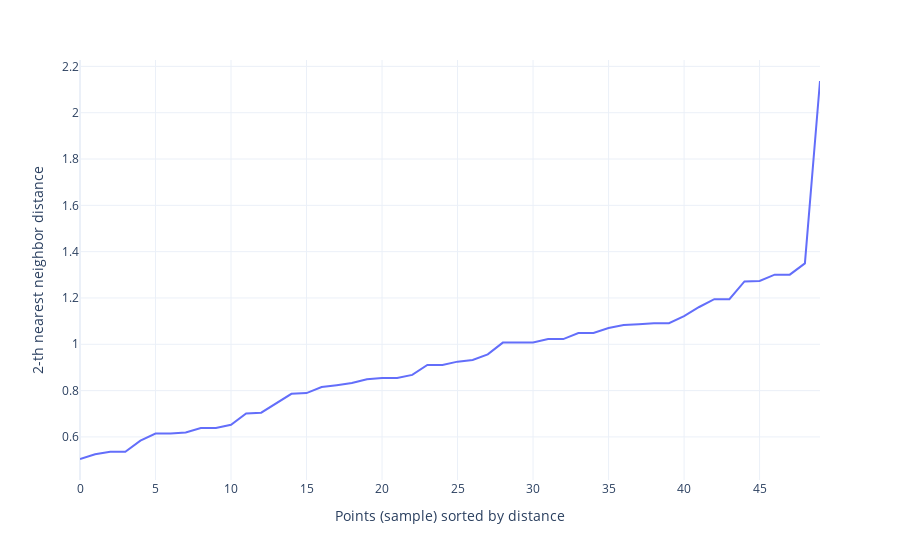

The notebook cell this image was saved under:
### Code cell
knn_plot_dbscan(df_scaler, min_samples=2)

### Figure 1 — Plotly figure (JSON) as saved in the notebook; plotly's stock layout.template omitted (floating-point values rounded to 4 significant figures)
{"data": [{"hovertemplate": "x=%{x}<br>y=%{y}<extra></extra>", "legendgroup": "", "line": {"color": "#636efa", "dash": "solid"}, "marker": {"symbol": "circle"}, "mode": "lines", "name": "", "orientation": "v", "showlegend": false, "type": "scatter", "x": [0, 1, 2, 3, 4, 5, 6, 7, 8, 9, 10, 11, 12, 13, 14, 15, 16, 17, 18, 19, 20, 21, 22, 23, 24, 25, 26, 27, 28, 29, 30, 31, 32, 33, 34, 35, 36, 37, 38, 39, 40, 41, 42, 43, 44, 45, 46, 47, 48, 49], "xaxis": "x", "y": [0.5047, 0.5252, 0.5357, 0.5357, 0.5841, 0.6145, 0.6145, 0.6189, 0.6382, 0.6382, 0.6523, 0.7011, 0.7047, 0.7441, 0.786, 0.7892, 0.8152, 0.8233, 0.8325, 0.8493, 0.8544, 0.8544, 0.868, 0.9107, 0.9107, 0.9251, 0.9326, 0.9564, 1.007, 1.008, 1.008, 1.023, 1.023, 1.049, 1.049, 1.071, 1.083, 1.087, 1.091, 1.091, 1.121, 1.161, 1.195, 1.195, 1.271, 1.274, 1.301, 1.301, 1.349, 2.137], "yaxis": "y"}], "layout": {"legend": {"tracegroupgap": 0}, "margin": {"t": 60}, "xaxis": {"anchor": "y", "domain": [0, 1], "title": {"text": "Points (sample) sorted by distance"}}, "yaxis": {"anchor": "x", "domain": [0, 1], "title": {"text": "2-th nearest neighbor distance"}}}}
